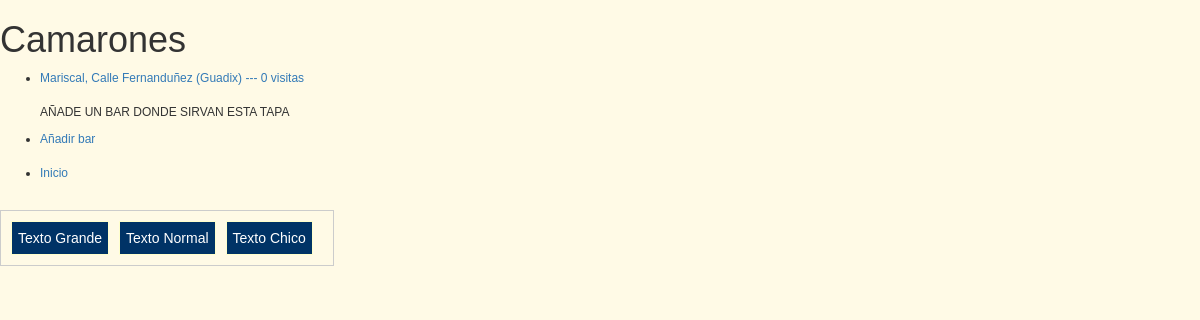
/rango/tapa/camarones/, run on the app's committed database.
### rango/models.py (models this page shows, shortened)
class Tapas(models.Model):
    nombre_tapa = models.CharField(max_length=128, unique=True)
    votos = models.IntegerField(default=0)
    slug = models.SlugField()
    def save(self, *args, **kwargs):
        self.slug = slugify(self.nombre_tapa)
        super(Tapas, self).save(*args, **kwargs)

class Bares(models.Model):
    tapa = models.ForeignKey(Tapas)
    nombre_bar = models.CharField(max_length=128)
    direccion = models.CharField(max_length=128)
    n_visitas = models.IntegerField(default=0)

### rango/views.py (the view)
# urls.py: url(r'^tapa/(?P<tapa_name_slug>[\w\-]+)/$', views.tapa, name='tapa'),
def tapa(request, tapa_name_slug):
    context_dict = {}
    try:
        tapa = Tapas.objects.get(slug=tapa_name_slug)
        context_dict['tapa_name'] = tapa.nombre_tapa
        tapa.votos += 1
        tapa.save()
        bar = Bares.objects.filter(tapa=tapa)
        context_dict['bar'] = bar
        context_dict['tapa'] = tapa
    except Tapas.DoesNotExist:
        pass
    return render(request, 'rango/tapa.html', context_dict)

### templates/rango/tapa.html (shortened to what this page needs)
<!DOCTYPE html>
{% load staticfiles %}
<html>
    <head>
        <link rel="stylesheet" href="//maxcdn.bootstrapcdn.com/bootstrap/3.2.0/css/bootstrap.min.css">
        <link rel="stylesheet" href="//maxcdn.bootstrapcdn.com/bootstrap/3.2.0/css/bootstrap-theme.min.css">
        <link rel="stylesheet" href="{% static 'css/style.css' %}">
    </head>
    <body>
        {% if tapa %}
        <h1>{{ tapa_name }}</h1>
            {% if bar %}
            <ul>
                {% for b in bar %}
                <li><a href="/rango/tapa/{{tapa.slug}}/bar/{{b.nombre_bar}}/">{{ b.nombre_bar }}, {{b.direccion}} --- {{b.n_visitas}} visitas</a></li>
                {% endfor %}
                  <br><p>AÑADE UN BAR DONDE SIRVAN ESTA TAPA </p>
                  <li><a href="/rango/tapa/{{ tapa.slug }}/add_bar/">Añadir bar</a></li><br>
                  <li><a href="/rango/">Inicio</a></li><br>
            </ul>
            {% else %}
                <strong>No hay bares encontrados con esta tapa.</strong>
                <li><a href="/rango/tapa/{{ tapa.slug }}/add_bar/">Añadir bar</a></li><br>
                <li><a href="/rango/">Inicio</a></li><br>
            {% endif %}
        {% else %}
            The specified category {{ tapa_name }} does not exist!
        {% endif %}
        <div id="botones">
          <div class="boton" id="aumentar">Texto Grande</div>
          <div class="boton">Texto Normal</div>
          <div class="boton" id="disminuir">Texto Chico</div>
        </div>
    </body>
</html>

### rango/static/css/style.css (style rules this page uses)
body { font-size:12px; background-color:#FFFAE6; font-family:Arial, Helvetica, sans-serif; }
#botones { border:1px solid #CCCCCC; padding:10px; float:left; margin-bottom:10px; margin-right:30px; }
.boton { border:1px solid #FFFFCC; background-color:#003366; color:#FFFFFF; font-size:14px; float:left; margin-right:10px; padding:6px; }

### data on the page
Tapas: nombre_tapa "Camarones"
Bares: nombre_bar "Mariscal", direccion "Calle Fernanduñez (Guadix)", n_visitas "0"
